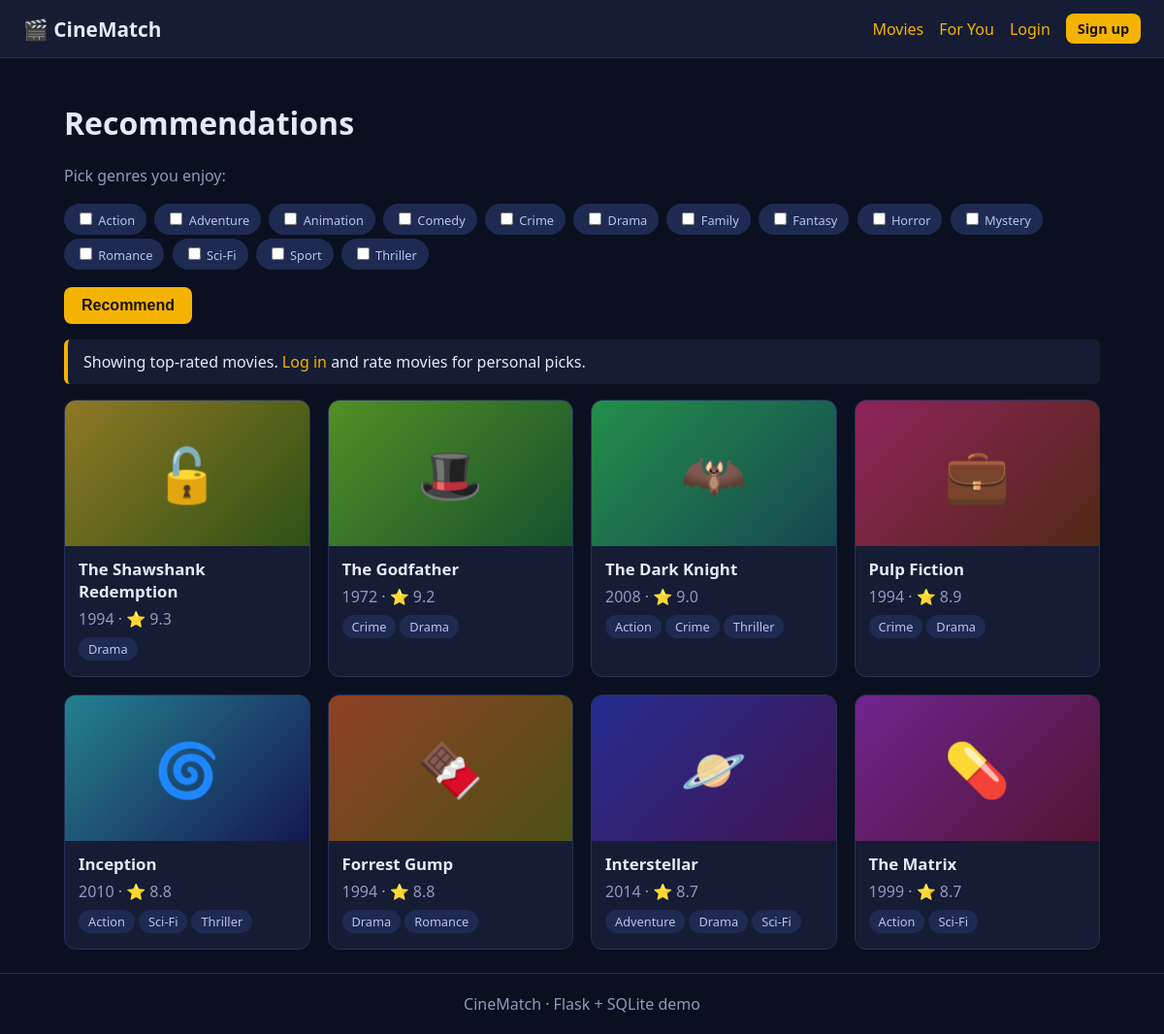
Page /recommendations on the committed database.
### tables this page shows
CREATE TABLE movies (
            id INTEGER PRIMARY KEY AUTOINCREMENT,
            title TEXT NOT NULL, year INTEGER, genres TEXT NOT NULL,
            score REAL, director TEXT, description TEXT, emoji TEXT);

### app.py (the view)
@app.route("/recommendations")
def recommendations():
    db = get_db()
    picked = [g for g in request.args.getlist("genre") if g]
    mode, results, liked = "top", [], []
    if picked:
        mode = "genres"
        clauses = " OR ".join("(',' || genres || ',') LIKE ?" for _ in picked)
        results = db.execute(f"SELECT * FROM movies WHERE {clauses} ORDER BY score DESC LIMIT 12",
                             [f"%,{g},%" for g in picked]).fetchall()
    elif "user_id" in session:
        results, liked = recommend_for_user(session["user_id"])
        if results:
            mode = "personal"
    if not results:
        results = db.execute("SELECT * FROM movies ORDER BY score DESC LIMIT 8").fetchall()
    return render_template("recommendations.html", movies=results, mode=mode,
                           liked=liked, genres=all_genres(), picked=picked)

### app.py (called while the page is built)
def get_db():
    if "db" not in g:
        g.db = sqlite3.connect(app.config["DB_PATH"])
        g.db.row_factory = sqlite3.Row
    return g.db

def all_genres():
    rows = get_db().execute("SELECT genres FROM movies").fetchall()
    return sorted({g.strip() for r in rows for g in r["genres"].split(",")})

@app.context_processor
def inject_user():
    return {"current_user": session.get("username")}

@app.template_filter("genre_list")
def genre_list(value):
    return [g.strip() for g in value.split(",")]

### templates/recommendations.html (shortened to what this page needs)
{% extends "base.html" %}
{% from "base.html" import card %}
{% block content %}
<h1>Recommendations</h1>
<form method="get" class="genre-picker">
  <p class="muted">Pick genres you enjoy:</p>
  {% for g in genres %}
    <label class="chip check"><input type="checkbox" name="genre" value="{{ g }}" {{ 'checked' if g in picked }}> {{ g }}</label>
  {% endfor %}
  <p><button class="btn" type="submit">Recommend</button></p>
</form>
{% if mode == 'personal' %}
  <p class="notice">Picked for you{% if liked %} because you like {{ liked|join(', ') }}{% endif %}.</p>
{% elif mode == 'genres' %}
  <p class="notice">Top movies in: {{ picked|join(', ') }}.</p>
{% else %}
  <p class="notice">
    Showing top-rated movies.
    {% if current_user %}Rate a few movies to get personal picks.{% else %}<a href="{{ url_for('login') }}">Log in</a> and rate movies for personal picks.{% endif %}
  </p>
{% endif %}
<div class="grid">{% for m in movies %}{{ card(m) }}{% endfor %}</div>
{% endblock %}

### templates/base.html (shortened to what this page needs)
{% macro card(m) %}
<a class="card" href="{{ url_for('movie_details', movie_id=m['id']) }}" data-title="{{ m['title']|lower }}">
  <div class="poster" style="--h: {{ (m['id'] * 47) % 360 }}">{{ m['emoji'] }}</div>
  <div class="card-body">
    <h3>{{ m['title'] }}</h3>
    <p class="muted">{{ m['year'] }} · ⭐ {{ m['score'] }}</p>
    <p>{% for g in m['genres']|genre_list %}<span class="chip">{{ g }}</span>{% endfor %}</p>
  </div>
</a>
{% endmacro %}
<!DOCTYPE html>
<html lang="en">
<head>
  <link rel="stylesheet" href="{{ url_for('static', filename='css/style.css') }}">
</head>
<body>
  <header class="nav">
    <a class="brand" href="{{ url_for('index') }}">🎬 CineMatch</a>
    <nav>
      <a href="{{ url_for('movies') }}">Movies</a>
      <a href="{{ url_for('recommendations') }}">For You</a>
      {% if current_user %}
        <span class="muted">Hi, {{ current_user }}</span>
        <a href="{{ url_for('logout') }}">Logout</a>
      {% else %}
        <a href="{{ url_for('login') }}">Login</a>
        <a class="btn small" href="{{ url_for('register') }}">Sign up</a>
      {% endif %}
    </nav>
  </header>
  <main class="container">
    {% block content %}{% endblock %}
  </main>
  <footer class="footer">CineMatch · Flask + SQLite demo</footer>
</body>
</html>

### static/css/style.css (style rules this page uses)
:root { --bg:#0b1020; --panel:#151c34; --line:#25305a; --text:#e6e9f5; --muted:#8f9abf; --accent:#f5b301; --ok:#22c55e; --err:#ef4444; }
* { box-sizing: border-box; }
body { margin:0; font-family: "Segoe UI", system-ui, Arial, sans-serif; background:var(--bg); color:var(--text); min-height:100vh; display:flex; flex-direction:column; }
a { color:var(--accent); text-decoration:none; }
.container { flex:1; width:100%; max-width:1100px; margin:0 auto; padding:24px 16px; }
.muted { color:var(--muted); }
.nav { display:flex; justify-content:space-between; align-items:center; padding:14px 24px; background:var(--panel); border-bottom:1px solid var(--line); position:sticky; top:0; z-index:5; flex-wrap:wrap; gap:8px; }
.nav nav { display:flex; gap:16px; align-items:center; }
.brand { font-size:1.3rem; font-weight:700; color:var(--text); }
.btn { background:var(--accent); color:#1a1300; border:0; padding:10px 18px; border-radius:8px; font-weight:600; cursor:pointer; font-size:1rem; }
.btn.small { padding:6px 12px; font-size:.9rem; }
input, select { padding:10px 12px; border-radius:8px; border:1px solid var(--line); background:var(--bg); color:var(--text); font-size:1rem; }
.grid { display:grid; grid-template-columns:repeat(auto-fill, minmax(200px, 1fr)); gap:18px; }
.card { background:var(--panel); border:1px solid var(--line); border-radius:12px; overflow:hidden; color:var(--text); transition:transform .15s, border-color .15s; }
.card-body { padding:12px 14px 14px; }
.card-body h3 { margin:0 0 4px; font-size:1.05rem; }
.card-body p { margin:6px 0 0; }
.poster { height:150px; display:flex; align-items:center; justify-content:center; font-size:3.4rem; background:linear-gradient(135deg, hsl(var(--h) 60% 35%), hsl(calc(var(--h) + 50) 60% 20%)); }
.chip { display:inline-block; padding:3px 10px; margin:2px 4px 2px 0; border-radius:20px; background:#1f2a52; color:#b8c3ee; font-size:.8rem; }
.chip.check { cursor:pointer; padding:6px 12px; }
.chip.check input { accent-color:var(--accent); }
.notice { background:var(--panel); border-left:4px solid var(--accent); padding:12px 16px; border-radius:6px; }
.genre-picker { margin-bottom:12px; }
.footer { text-align:center; color:var(--muted); padding:20px; border-top:1px solid var(--line); }

### rows in the picture
movies: genres "Drama", {{ (m['id'] * 47) % 360 }} 47 (drawn), emoji "🔓", title "The Shawshank Redemption", year "1994", score "9.3"
movies: {{ (m['id'] * 47) % 360 }} 94 (drawn), emoji "🎩", title "The Godfather", year "1972", score "9.2", genre_list "Crime" "Drama"
movies: {{ (m['id'] * 47) % 360 }} 141 (drawn), emoji "🦇", title "The Dark Knight", year "2008", score "9.0", genre_list "Action" "Crime" "Thriller"
movies: {{ (m['id'] * 47) % 360 }} 329 (drawn), emoji "💼", title "Pulp Fiction", year "1994", score "8.9", genre_list "Crime" "Drama"
movies: {{ (m['id'] * 47) % 360 }} 188 (drawn), emoji "🌀", title "Inception", year "2010", score "8.8", genre_list "Action" "Sci-Fi" "Thriller"
movies: {{ (m['id'] * 47) % 360 }} 16 (drawn), emoji "🍫", title "Forrest Gump", year "1994", score "8.8", genre_list "Drama" "Romance"
movies: {{ (m['id'] * 47) % 360 }} 235 (drawn), emoji "🪐", title "Interstellar", year "2014", score "8.7", genre_list "Adventure" "Drama" "Sci-Fi"
movies: {{ (m['id'] * 47) % 360 }} 282 (drawn), emoji "💊", title "The Matrix", year "1999", score "8.7", genre_list "Action" "Sci-Fi"

### other values in the picture
{{ g }} "Action" "Adventure" "Animation" "Comedy" "Crime" "Family" "Fantasy" "Horror" "Mystery" "Romance" "Sci-Fi" "Sport" "Thriller"
